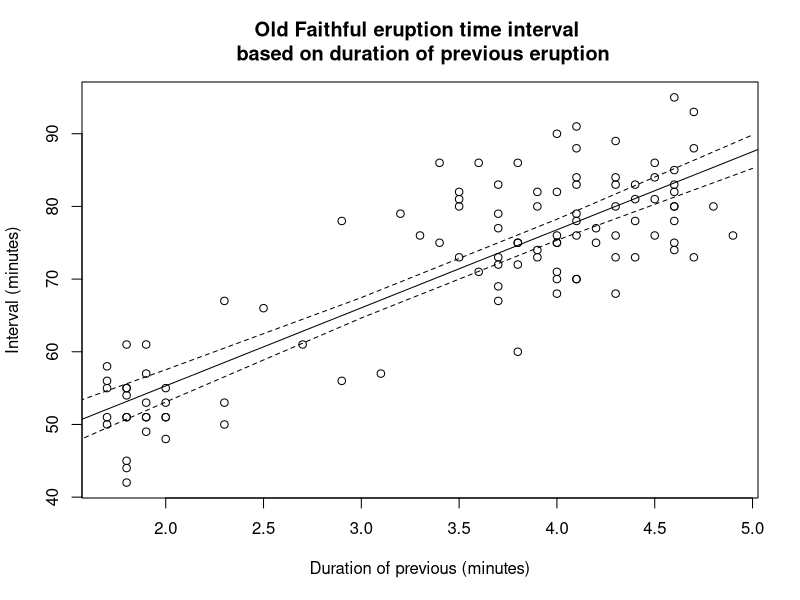

Write the R code that produced this figure.
# Alex Buchanan
# ST 511
# HW 8

"7.23"

data = read.csv("ex0723.csv", header=T)
attach(data)

plot(INTERVAL~DURATION, 
     main="Old Faithful eruption time interval \n based on duration of previous eruption", 
     ylab="Interval (minutes)", xlab="Duration of previous (minutes)")

linear_model = lm(INTERVAL~DURATION)
summary(linear_model)
abline(linear_model$coefficients)
est_duration = data.frame(DURATION=seq(1,5))
conf.bands = data.frame(predict(linear_model, est_duration, interval='confidence'))
lines(cbind(est_duration, conf.bands$lwr), lty=2)
lines(cbind(est_duration, conf.bands$upr), lty=2)

detach(data)

"7.26"
data = read.csv("ex0726.csv", header=T)
attach(data)

denmark_lm = lm(denmark~year)
denmark_lm
summary(denmark_lm)

netherlands_lm = lm(netherlands~year)
netherlands_lm
summary(netherlands_lm)

canada_lm = lm(canada~year)
canada_lm
summary(canada_lm)

usa_lm = lm(usa~year)
usa_lm
summary(usa_lm)


detach(data)
